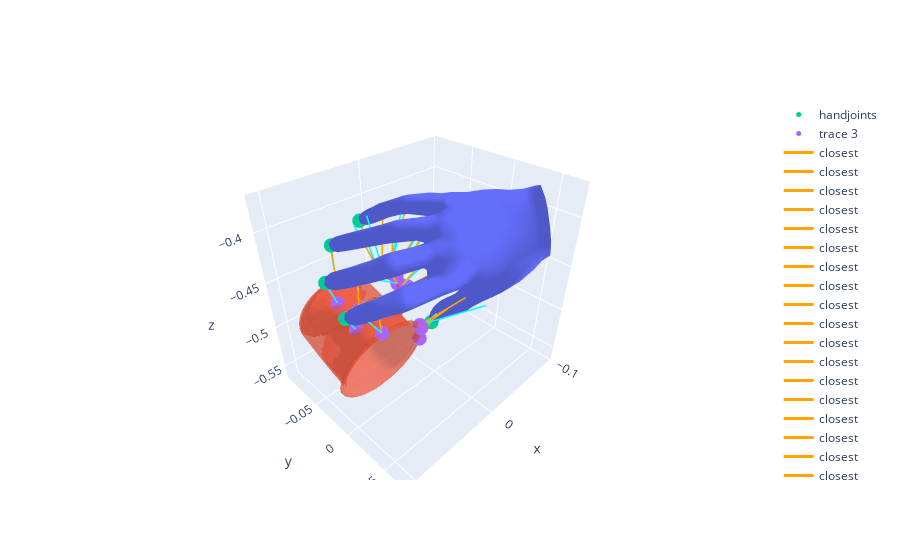

Notebook cell for this chart:
### Code cell
fig = go.Figure()
add_mesh(fig, mano_mesh, opacity=1.0)
add_mesh(fig, obj_mesh, opacity=0.5)
fig.add_trace(go.Scatter3d(x=handjoints[:,0], y=handjoints[:,1], z=handjoints[:,2], mode='markers', marker=dict(size=5), name='handjoints'))
fig.add_trace(
    go.Scatter3d(
        x=sd.closest[:,0], 
        y=sd.closest[:,1], z=sd.closest[:,2], mode='markers', marker=dict(size=5)
        )
    )

for p1, p2 in zip(handjoints, sd.closest):
    fig.add_trace(
        go.Scatter3d(
            x=[p1[0], p2[0]], y=[p1[1], p2[1]], z=[p1[2], p2[2]], 
            mode='lines', line=dict(width=3, color='orange'),
            name='closest'
        )
        )

for p, n in zip(sd.closest, sd_normals):
    fig.add_trace(
        go.Scatter3d(
            x=[p[0], p[0]+n[0]], y=[p[1], p[1]+n[1]], z=[p[2], p[2]+n[2]], 
            mode='lines', line=dict(width=3, color='cyan'),
            name='sd_normals'
        )
        )

# fig.add_trace(
#     go.Cone(
#         x=closest[:,0], y=closest[:,1], z=closest[:,2], u=sd_normals[:,0], v=sd_normals[:,1], w=sd_normals[:,2], colorscale='Viridis', sizemode='scaled', sizeref=10
#     )
# )
fig.show()

### Figure 1 — Plotly figure (JSON) as saved in the notebook; plotly's stock layout.template omitted (floating-point values rounded to 4 significant figures; data arrays with more than 128 entries replaced by an {"elided": "..."} marker saying what was removed)
{"data": [{"i": {"elided": "1538 int values"}, "j": {"elided": "1538 int values"}, "k": {"elided": "1538 int values"}, "opacity": 1, "type": "mesh3d", "x": {"elided": "778 float values"}, "y": {"elided": "778 float values"}, "z": {"elided": "778 float values"}}, {"i": {"elided": "15728 int values"}, "j": {"elided": "15728 int values"}, "k": {"elided": "15728 int values"}, "opacity": 0.5, "type": "mesh3d", "x": {"elided": "7860 float values"}, "y": {"elided": "7860 float values"}, "z": {"elided": "7860 float values"}}, {"marker": {"size": 5}, "mode": "markers", "name": "handjoints", "type": "scatter3d", "x": [-0.07222, 0.01549, 0.05016, 0.07131, 0.02038, 0.05091, 0.07058, -0.01209, 0.004398, 0.01834, 0.004043, 0.02895, 0.04636, -0.05105, -0.03793, -0.02754, -0.01144, 0.09062, 0.08757, 0.06241, 0.03244], "y": [0.03997, 0.02175, 0.01478, 0.004144, 0.007524, -0.005454, -0.0201, -0.01644, -0.03256, -0.04734, -0.00513, -0.02295, -0.04312, 0.03596, 0.02283, 0.003995, -0.0165, -0.01391, -0.0414, -0.06553, -0.06278], "z": [-0.4075, -0.4359, -0.4388, -0.4435, -0.4157, -0.4179, -0.4234, -0.3876, -0.3899, -0.3951, -0.3977, -0.4027, -0.4092, -0.4403, -0.468, -0.4879, -0.5162, -0.4524, -0.4325, -0.4175, -0.4038]}, {"marker": {"size": 5}, "mode": "markers", "type": "scatter3d", "x": [0.02094, 0.02873, 0.03223, 0.06781, 0.02816, 0.03057, 0.06425, 0.02404, 0.02463, 0.02806, 0.02614, 0.02765, 0.03046, 0.02045, 0.02003, 0.0155, 0.01295, 0.07753, 0.07317, 0.05985, 0.02881], "y": [-0.01542, -0.01007, -0.008687, 0.002665, -0.01475, -0.01788, -0.03127, -0.02905, -0.03449, -0.04079, -0.02426, -0.02849, -0.04396, -0.01397, -0.0008921, -0.004061, -0.008935, -0.01999, -0.05034, -0.06883, -0.04756], "z": [-0.4561, -0.4553, -0.457, -0.4714, -0.4512, -0.4494, -0.4676, -0.4463, -0.4454, -0.4447, -0.4469, -0.4451, -0.4456, -0.459, -0.4927, -0.5006, -0.5181, -0.4752, -0.4654, -0.4575, -0.4464]}, {"line": {"color": "orange", "width": 3}, "mode": "lines", "name": "closest", "type": "scatter3d", "x": [-0.07222, 0.02094], "y": [0.03997, -0.01542], "z": [-0.4075, -0.4561]}, {"line": {"color": "orange", "width": 3}, "mode": "lines", "name": "closest", "type": "scatter3d", "x": [0.01549, 0.02873], "y": [0.02175, -0.01007], "z": [-0.4359, -0.4553]}, {"line": {"color": "orange", "width": 3}, "mode": "lines", "name": "closest", "type": "scatter3d", "x": [0.05016, 0.03223], "y": [0.01478, -0.008687], "z": [-0.4388, -0.457]}, {"line": {"color": "orange", "width": 3}, "mode": "lines", "name": "closest", "type": "scatter3d", "x": [0.07131, 0.06781], "y": [0.004144, 0.002665], "z": [-0.4435, -0.4714]}, {"line": {"color": "orange", "width": 3}, "mode": "lines", "name": "closest", "type": "scatter3d", "x": [0.02038, 0.02816], "y": [0.007524, -0.01475], "z": [-0.4157, -0.4512]}, {"line": {"color": "orange", "width": 3}, "mode": "lines", "name": "closest", "type": "scatter3d", "x": [0.05091, 0.03057], "y": [-0.005454, -0.01788], "z": [-0.4179, -0.4494]}, {"line": {"color": "orange", "width": 3}, "mode": "lines", "name": "closest", "type": "scatter3d", "x": [0.07058, 0.06425], "y": [-0.0201, -0.03127], "z": [-0.4234, -0.4676]}, {"line": {"color": "orange", "width": 3}, "mode": "lines", "name": "closest", "type": "scatter3d", "x": [-0.01209, 0.02404], "y": [-0.01644, -0.02905], "z": [-0.3876, -0.4463]}, {"line": {"color": "orange", "width": 3}, "mode": "lines", "name": "closest", "type": "scatter3d", "x": [0.004398, 0.02463], "y": [-0.03256, -0.03449], "z": [-0.3899, -0.4454]}, {"line": {"color": "orange", "width": 3}, "mode": "lines", "name": "closest", "type": "scatter3d", "x": [0.01834, 0.02806], "y": [-0.04734, -0.04079], "z": [-0.3951, -0.4447]}, {"line": {"color": "orange", "width": 3}, "mode": "lines", "name": "closest", "type": "scatter3d", "x": [0.004043, 0.02614], "y": [-0.00513, -0.02426], "z": [-0.3977, -0.4469]}, {"line": {"color": "orange", "width": 3}, "mode": "lines", "name": "closest", "type": "scatter3d", "x": [0.02895, 0.02765], "y": [-0.02295, -0.02849], "z": [-0.4027, -0.4451]}, {"line": {"color": "orange", "width": 3}, "mode": "lines", "name": "closest", "type": "scatter3d", "x": [0.04636, 0.03046], "y": [-0.04312, -0.04396], "z": [-0.4092, -0.4456]}, {"line": {"color": "orange", "width": 3}, "mode": "lines", "name": "closest", "type": "scatter3d", "x": [-0.05105, 0.02045], "y": [0.03596, -0.01397], "z": [-0.4403, -0.459]}, {"line": {"color": "orange", "width": 3}, "mode": "lines", "name": "closest", "type": "scatter3d", "x": [-0.03793, 0.02003], "y": [0.02283, -0.0008921], "z": [-0.468, -0.4927]}, {"line": {"color": "orange", "width": 3}, "mode": "lines", "name": "closest", "type": "scatter3d", "x": [-0.02754, 0.0155], "y": [0.003995, -0.004061], "z": [-0.4879, -0.5006]}, {"line": {"color": "orange", "width": 3}, "mode": "lines", "name": "closest", "type": "scatter3d", "x": [-0.01144, 0.01295], "y": [-0.0165, -0.008935], "z": [-0.5162, -0.5181]}, {"line": {"color": "orange", "width": 3}, "mode": "lines", "name": "closest", "type": "scatter3d", "x": [0.09062, 0.07753], "y": [-0.01391, -0.01999], "z": [-0.4524, -0.4752]}, {"line": {"color": "orange", "width": 3}, "mode": "lines", "name": "closest", "type": "scatter3d", "x": [0.08757, 0.07317], "y": [-0.0414, -0.05034], "z": [-0.4325, -0.4654]}, {"line": {"color": "orange", "width": 3}, "mode": "lines", "name": "closest", "type": "scatter3d", "x": [0.06241, 0.05985], "y": [-0.06553, -0.06883], "z": [-0.4175, -0.4575]}, {"line": {"color": "orange", "width": 3}, "mode": "lines", "name": "closest", "type": "scatter3d", "x": [0.03244, 0.02881], "y": [-0.06278, -0.04756], "z": [-0.4038, -0.4464]}, {"line": {"color": "cyan", "width": 3}, "mode": "lines", "name": "sd_normals", "type": "scatter3d", "x": [0.02094, -0.06728], "y": [-0.01542, 0.05249], "z": [-0.4561, -0.4147]}, {"line": {"color": "cyan", "width": 3}, "mode": "lines", "name": "sd_normals", "type": "scatter3d", "x": [0.02873, 0.01544], "y": [-0.01007, 0.02175], "z": [-0.4553, -0.4359]}, {"line": {"color": "cyan", "width": 3}, "mode": "lines", "name": "sd_normals", "type": "scatter3d", "x": [0.03223, 0.05261], "y": [-0.008687, 0.01586], "z": [-0.457, -0.4434]}, {"line": {"color": "cyan", "width": 3}, "mode": "lines", "name": "sd_normals", "type": "scatter3d", "x": [0.06781, 0.08319], "y": [0.002665, 0.006538], "z": [-0.4714, -0.4482]}, {"line": {"color": "cyan", "width": 3}, "mode": "lines", "name": "sd_normals", "type": "scatter3d", "x": [0.02816, 0.01242], "y": [-0.01475, 0.007051], "z": [-0.4512, -0.4182]}, {"line": {"color": "cyan", "width": 3}, "mode": "lines", "name": "sd_normals", "type": "scatter3d", "x": [0.03057, 0.06284], "y": [-0.01788, -0.01409], "z": [-0.4494, -0.4269]}, {"line": {"color": "cyan", "width": 3}, "mode": "lines", "name": "sd_normals", "type": "scatter3d", "x": [0.06425, 0.07027], "y": [-0.03127, -0.02025], "z": [-0.4676, -0.4233]}, {"line": {"color": "cyan", "width": 3}, "mode": "lines", "name": "sd_normals", "type": "scatter3d", "x": [0.02404, -0.01496], "y": [-0.02905, -0.01597], "z": [-0.4463, -0.3895]}, {"line": {"color": "cyan", "width": 3}, "mode": "lines", "name": "sd_normals", "type": "scatter3d", "x": [0.02463, 0.009985], "y": [-0.03449, -0.03171], "z": [-0.4454, -0.3882]}, {"line": {"color": "cyan", "width": 3}, "mode": "lines", "name": "sd_normals", "type": "scatter3d", "x": [0.02806, 0.03262], "y": [-0.04079, -0.05144], "z": [-0.4447, -0.3951]}, {"line": {"color": "cyan", "width": 3}, "mode": "lines", "name": "sd_normals", "type": "scatter3d", "x": [0.02614, 0.002309], "y": [-0.02426, -0.005168], "z": [-0.4469, -0.3985]}, {"line": {"color": "cyan", "width": 3}, "mode": "lines", "name": "sd_normals", "type": "scatter3d", "x": [0.02765, 0.02116], "y": [-0.02849, -0.02439], "z": [-0.4451, -0.403]}, {"line": {"color": "cyan", "width": 3}, "mode": "lines", "name": "sd_normals", "type": "scatter3d", "x": [0.03046, 0.03636], "y": [-0.04396, -0.05442], "z": [-0.4456, -0.4077]}, {"line": {"color": "cyan", "width": 3}, "mode": "lines", "name": "sd_normals", "type": "scatter3d", "x": [0.02045, -0.05764], "y": [-0.01397, 0.01572], "z": [-0.459, -0.4278]}, {"line": {"color": "cyan", "width": 3}, "mode": "lines", "name": "sd_normals", "type": "scatter3d", "x": [0.02003, -0.04103], "y": [-0.0008921, 0.02702], "z": [-0.4927, -0.4879]}, {"line": {"color": "cyan", "width": 3}, "mode": "lines", "name": "sd_normals", "type": "scatter3d", "x": [0.0155, -0.02943], "y": [-0.004061, -0.01184], "z": [-0.5006, -0.5004]}, {"line": {"color": "cyan", "width": 3}, "mode": "lines", "name": "sd_normals", "type": "scatter3d", "x": [0.01295, 0.001595], "y": [-0.008935, -0.03161], "z": [-0.5181, -0.5145]}, {"line": {"color": "cyan", "width": 3}, "mode": "lines", "name": "sd_normals", "type": "scatter3d", "x": [0.07753, 0.09062], "y": [-0.01999, -0.01391], "z": [-0.4752, -0.4524]}, {"line": {"color": "cyan", "width": 3}, "mode": "lines", "name": "sd_normals", "type": "scatter3d", "x": [0.07317, 0.08788], "y": [-0.05034, -0.04116], "z": [-0.4654, -0.4327]}, {"line": {"color": "cyan", "width": 3}, "mode": "lines", "name": "sd_normals", "type": "scatter3d", "x": [0.05985, 0.06259], "y": [-0.06883, -0.06665], "z": [-0.4575, -0.4174]}, {"line": {"color": "cyan", "width": 3}, "mode": "lines", "name": "sd_normals", "type": "scatter3d", "x": [0.02881, 0.04133], "y": [-0.04756, -0.05865], "z": [-0.4464, -0.4042]}], "layout": {}}
